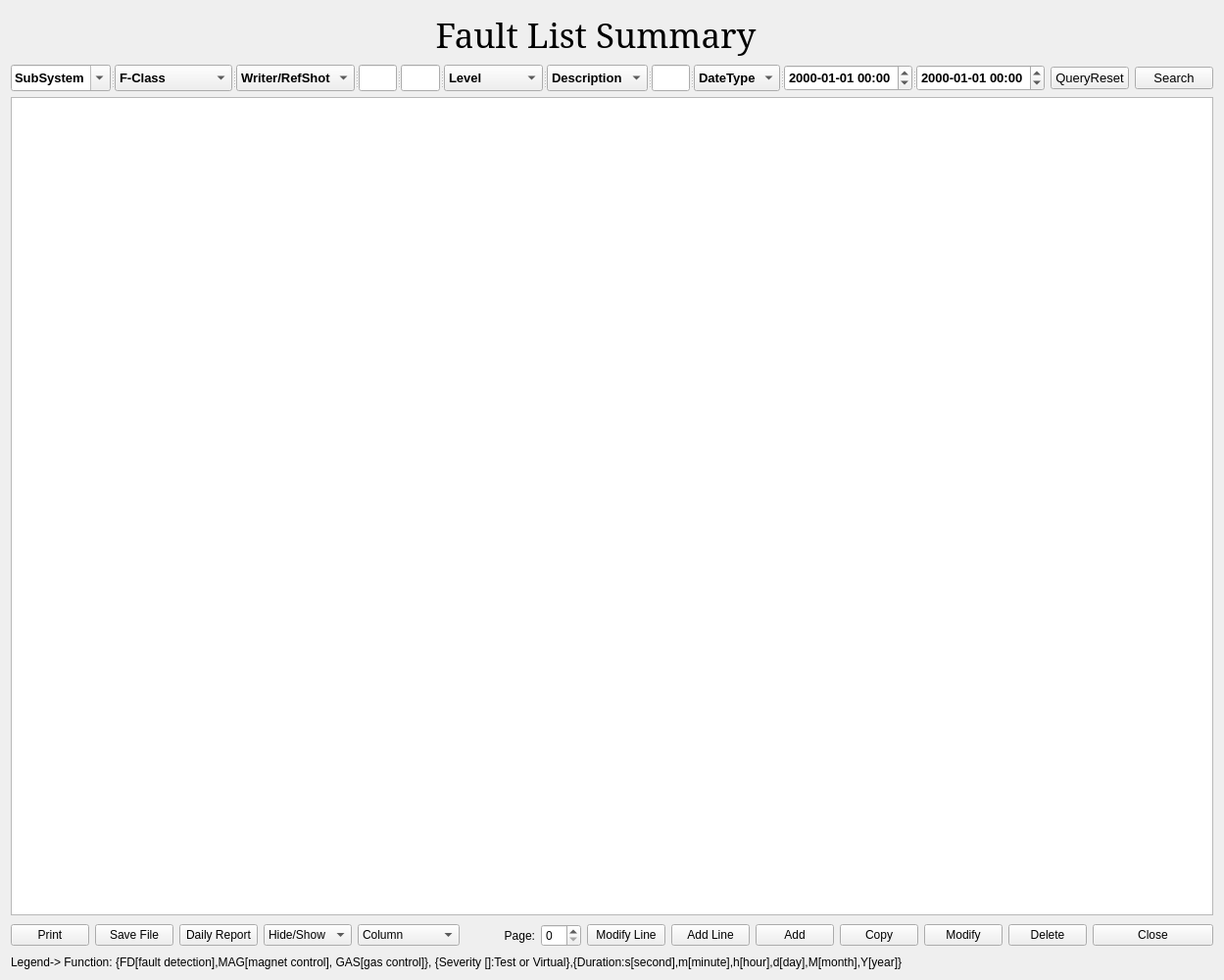
<ui version="4.0" >
 <class>Form</class>
 <widget class="QWidget" name="Form" >
  <property name="geometry" >
   <rect>
    <x>0</x>
    <y>0</y>
    <width>1221</width>
    <height>1000</height>
   </rect>
  </property>
  <property name="windowTitle" >
   <string>Form</string>
  </property>
  <layout class="QGridLayout" >
   <item row="0" column="4" colspan="7" >
    <widget class="QLabel" name="label" >
     <property name="font" >
      <font>
       <family>Luxi Serif</family>
       <pointsize>26</pointsize>
       <weight>50</weight>
       <bold>false</bold>
      </font>
     </property>
     <property name="text" >
      <string>Fault List Summary</string>
     </property>
     <property name="alignment" >
      <set>Qt::AlignCenter</set>
     </property>
    </widget>
   </item>
   <item row="1" column="0" colspan="14" >
    <widget class="QSplitter" name="splitter" >
     <property name="orientation" >
      <enum>Qt::Horizontal</enum>
     </property>
     <widget class="QComboBox" name="cbSubSystem" >
      <property name="font" >
       <font>
        <pointsize>10</pointsize>
        <weight>75</weight>
        <bold>true</bold>
       </font>
      </property>
      <property name="editable" >
       <bool>true</bool>
      </property>
      <item>
       <property name="text" >
        <string>SubSystem</string>
       </property>
      </item>
      <item>
       <property name="text" >
        <string>CCS</string>
       </property>
      </item>
      <item>
       <property name="text" >
        <string>CLS</string>
       </property>
      </item>
      <item>
       <property name="text" >
        <string>CLS_HCS</string>
       </property>
      </item>
      <item>
       <property name="text" >
        <string>CLS_VPS</string>
       </property>
      </item>
      <item>
       <property name="text" >
        <string>CWF</string>
       </property>
      </item>
      <item>
       <property name="text" >
        <string>DDS</string>
       </property>
      </item>
      <item>
       <property name="text" >
        <string>DDS1</string>
       </property>
      </item>
      <item>
       <property name="text" >
        <string>DDS2</string>
       </property>
      </item>
      <item>
       <property name="text" >
        <string>DTV</string>
       </property>
      </item>
      <item>
       <property name="text" >
        <string>ECER</string>
       </property>
      </item>
      <item>
       <property name="text" >
        <string>ECH</string>
       </property>
      </item>
      <item>
       <property name="text" >
        <string>FS</string>
       </property>
      </item>
      <item>
       <property name="text" >
        <string>GEP</string>
       </property>
      </item>
      <item>
       <property name="text" >
        <string>HAM</string>
       </property>
      </item>
      <item>
       <property name="text" >
        <string>HDS</string>
       </property>
      </item>
      <item>
       <property name="text" >
        <string>HDS_VPS</string>
       </property>
      </item>
      <item>
       <property name="text" >
        <string>HDS_HCS</string>
       </property>
      </item>
      <item>
       <property name="text" >
        <string>HRS</string>
       </property>
      </item>
      <item>
       <property name="text" >
        <string>ICRH</string>
       </property>
      </item>
      <item>
       <property name="text" >
        <string>ICS</string>
       </property>
      </item>
      <item>
       <property name="text" >
        <string>MD</string>
       </property>
      </item>
      <item>
       <property name="text" >
        <string>MMW_I</string>
       </property>
      </item>
      <item>
       <property name="text" >
        <string>MPS</string>
       </property>
      </item>
      <item>
       <property name="text" >
        <string>MPS_PF</string>
       </property>
      </item>
      <item>
       <property name="text" >
        <string>MPS_PF1</string>
       </property>
      </item>
      <item>
       <property name="text" >
        <string>MPS_PF2</string>
       </property>
      </item>
      <item>
       <property name="text" >
        <string>MPS_PF3</string>
       </property>
      </item>
      <item>
       <property name="text" >
        <string>MPS_PF4</string>
       </property>
      </item>
      <item>
       <property name="text" >
        <string>MPS_PF5</string>
       </property>
      </item>
      <item>
       <property name="text" >
        <string>MPS_PF6</string>
       </property>
      </item>
      <item>
       <property name="text" >
        <string>MPS_PF7</string>
       </property>
      </item>
      <item>
       <property name="text" >
        <string>MPS_TF</string>
       </property>
      </item>
      <item>
       <property name="text" >
        <string>PCS</string>
       </property>
      </item>
      <item>
       <property name="text" >
        <string>PSI</string>
       </property>
      </item>
      <item>
       <property name="text" >
        <string>QDS</string>
       </property>
      </item>
      <item>
       <property name="text" >
        <string>RMS</string>
       </property>
      </item>
      <item>
       <property name="text" >
        <string>SIS</string>
       </property>
      </item>
      <item>
       <property name="text" >
        <string>TMS</string>
       </property>
      </item>
      <item>
       <property name="text" >
        <string>TMS_STRT</string>
       </property>
      </item>
      <item>
       <property name="text" >
        <string>TMS_TEMP</string>
       </property>
      </item>
      <item>
       <property name="text" >
        <string>VMS</string>
       </property>
      </item>
      <item>
       <property name="text" >
        <string>VMS_CR</string>
       </property>
      </item>
      <item>
       <property name="text" >
        <string>VMS_VV</string>
       </property>
      </item>
      <item>
       <property name="text" >
        <string>VSS</string>
       </property>
      </item>
      <item>
       <property name="text" >
        <string>ETC</string>
       </property>
      </item>
     </widget>
     <widget class="QComboBox" name="cbFaultType" >
      <property name="font" >
       <font>
        <pointsize>10</pointsize>
        <weight>75</weight>
        <bold>true</bold>
       </font>
      </property>
      <property name="editable" >
       <bool>false</bool>
      </property>
      <item>
       <property name="text" >
        <string>F-Class</string>
       </property>
      </item>
      <item>
       <property name="text" >
        <string>HW</string>
       </property>
      </item>
      <item>
       <property name="text" >
        <string>SW</string>
       </property>
      </item>
      <item>
       <property name="text" >
        <string>HW&amp;SW</string>
       </property>
      </item>
      <item>
       <property name="text" >
        <string>Operator</string>
       </property>
      </item>
      <item>
       <property name="text" >
        <string>Operator&amp;SW</string>
       </property>
      </item>
      <item>
       <property name="text" >
        <string>Sequence</string>
       </property>
      </item>
      <item>
       <property name="text" >
        <string>E-Sag</string>
       </property>
      </item>
      <item>
       <property name="text" >
        <string>E-Int</string>
       </property>
      </item>
      <item>
       <property name="text" >
        <string>Utility</string>
       </property>
      </item>
      <item>
       <property name="text" >
        <string>Installation</string>
       </property>
      </item>
      <item>
       <property name="text" >
        <string>U&amp;C</string>
       </property>
      </item>
      <item>
       <property name="text" >
        <string>Experiment</string>
       </property>
      </item>
      <item>
       <property name="text" >
        <string>Unknown</string>
       </property>
      </item>
      <item>
       <property name="text" >
        <string>Non-Classified</string>
       </property>
      </item>
      <item>
       <property name="text" >
        <string>Secondary</string>
       </property>
      </item>
      <item>
       <property name="text" >
        <string>ETC</string>
       </property>
      </item>
     </widget>
     <widget class="QComboBox" name="cbWriterRefShot" >
      <property name="font" >
       <font>
        <pointsize>10</pointsize>
        <weight>75</weight>
        <bold>true</bold>
       </font>
      </property>
      <property name="editable" >
       <bool>false</bool>
      </property>
      <item>
       <property name="text" >
        <string>Writer/RefShot</string>
       </property>
      </item>
      <item>
       <property name="text" >
        <string>RefShot</string>
       </property>
      </item>
      <item>
       <property name="text" >
        <string>Severity</string>
       </property>
      </item>
      <item>
       <property name="text" >
        <string>Duration</string>
       </property>
      </item>
      <item>
       <property name="text" >
        <string>MTBF</string>
       </property>
      </item>
      <item>
       <property name="text" >
        <string>Writer</string>
       </property>
      </item>
     </widget>
     <widget class="QLineEdit" name="leWriterSNS" >
      <property name="font" >
       <font>
        <pointsize>12</pointsize>
       </font>
      </property>
     </widget>
     <widget class="QLineEdit" name="leShotNE" >
      <property name="font" >
       <font>
        <pointsize>12</pointsize>
       </font>
      </property>
     </widget>
     <widget class="QComboBox" name="cbLevel" >
      <property name="font" >
       <font>
        <pointsize>10</pointsize>
        <weight>75</weight>
        <bold>true</bold>
       </font>
      </property>
      <property name="editable" >
       <bool>false</bool>
      </property>
      <item>
       <property name="text" >
        <string>Level</string>
       </property>
      </item>
      <item>
       <property name="text" >
        <string>L1</string>
       </property>
      </item>
      <item>
       <property name="text" >
        <string>L2</string>
       </property>
      </item>
      <item>
       <property name="text" >
        <string>L3</string>
       </property>
      </item>
      <item>
       <property name="text" >
        <string>L4</string>
       </property>
      </item>
      <item>
       <property name="text" >
        <string>WARNNING</string>
       </property>
      </item>
      <item>
       <property name="text" >
        <string>NONE</string>
       </property>
      </item>
     </widget>
     <widget class="QComboBox" name="cbDescType" >
      <property name="font" >
       <font>
        <pointsize>10</pointsize>
        <weight>75</weight>
        <bold>true</bold>
       </font>
      </property>
      <property name="editable" >
       <bool>false</bool>
      </property>
      <item>
       <property name="text" >
        <string>Description</string>
       </property>
      </item>
      <item>
       <property name="text" >
        <string>Component</string>
       </property>
      </item>
      <item>
       <property name="text" >
        <string>Function</string>
       </property>
      </item>
      <item>
       <property name="text" >
        <string>F-Name</string>
       </property>
      </item>
      <item>
       <property name="text" >
        <string>F-Cause</string>
       </property>
      </item>
      <item>
       <property name="text" >
        <string>F-Effect</string>
       </property>
      </item>
      <item>
       <property name="text" >
        <string>Recovery</string>
       </property>
      </item>
      <item>
       <property name="text" >
        <string>Interlock</string>
       </property>
      </item>
      <item>
       <property name="text" >
        <string>Comment</string>
       </property>
      </item>
     </widget>
     <widget class="QLineEdit" name="leDesc" >
      <property name="font" >
       <font>
        <pointsize>12</pointsize>
       </font>
      </property>
     </widget>
     <widget class="QComboBox" name="cbDateType" >
      <property name="font" >
       <font>
        <pointsize>10</pointsize>
        <weight>75</weight>
        <bold>true</bold>
       </font>
      </property>
      <property name="editable" >
       <bool>false</bool>
      </property>
      <item>
       <property name="text" >
        <string>DateType</string>
       </property>
      </item>
      <item>
       <property name="text" >
        <string>Fault</string>
       </property>
      </item>
      <item>
       <property name="text" >
        <string>Recovery</string>
       </property>
      </item>
     </widget>
     <widget class="QDateTimeEdit" name="dtStart" >
      <property name="font" >
       <font>
        <pointsize>10</pointsize>
        <weight>75</weight>
        <bold>true</bold>
       </font>
      </property>
      <property name="displayFormat" >
       <string>yyyy-MM-dd hh:mm</string>
      </property>
     </widget>
     <widget class="QDateTimeEdit" name="dtEnd" >
      <property name="font" >
       <font>
        <pointsize>10</pointsize>
        <weight>75</weight>
        <bold>true</bold>
       </font>
      </property>
      <property name="displayFormat" >
       <string>yyyy-MM-dd hh:mm</string>
      </property>
     </widget>
    </widget>
   </item>
   <item row="1" column="14" colspan="2" >
    <widget class="QPushButton" name="pbQueryReset" >
     <property name="font" >
      <font>
       <pointsize>10</pointsize>
      </font>
     </property>
     <property name="text" >
      <string>QueryReset</string>
     </property>
    </widget>
   </item>
   <item row="1" column="16" >
    <widget class="QPushButton" name="pbSearch" >
     <property name="font" >
      <font>
       <pointsize>10</pointsize>
      </font>
     </property>
     <property name="text" >
      <string>Search</string>
     </property>
    </widget>
   </item>
   <item row="2" column="0" colspan="17" >
    <widget class="QTableWidget" name="tableWidget" >
     <property name="enabled" >
      <bool>true</bool>
     </property>
     <property name="font" >
      <font>
       <pointsize>10</pointsize>
       <weight>75</weight>
       <bold>true</bold>
      </font>
     </property>
     <property name="sortingEnabled" >
      <bool>false</bool>
     </property>
    </widget>
   </item>
   <item row="3" column="0" >
    <widget class="QPushButton" name="pbPrint" >
     <property name="text" >
      <string>Print</string>
     </property>
    </widget>
   </item>
   <item row="3" column="1" >
    <widget class="QPushButton" name="pbSaveFile" >
     <property name="text" >
      <string>Save File</string>
     </property>
    </widget>
   </item>
   <item row="3" column="2" >
    <widget class="QPushButton" name="pbReport" >
     <property name="text" >
      <string>Daily Report</string>
     </property>
    </widget>
   </item>
   <item row="3" column="3" >
    <widget class="QComboBox" name="cbColShowHide" >
     <item>
      <property name="text" >
       <string>Hide/Show</string>
      </property>
     </item>
     <item>
      <property name="text" >
       <string>Hide</string>
      </property>
     </item>
     <item>
      <property name="text" >
       <string>Show</string>
      </property>
     </item>
    </widget>
   </item>
   <item row="3" column="4" >
    <widget class="QComboBox" name="cbColumn" >
     <property name="font" >
      <font>
       <pointsize>9</pointsize>
       <weight>50</weight>
       <bold>false</bold>
      </font>
     </property>
     <property name="editable" >
      <bool>false</bool>
     </property>
     <item>
      <property name="text" >
       <string>Column</string>
      </property>
     </item>
     <item>
      <property name="text" >
       <string>No</string>
      </property>
     </item>
     <item>
      <property name="text" >
       <string>Name</string>
      </property>
     </item>
     <item>
      <property name="text" >
       <string>Component</string>
      </property>
     </item>
     <item>
      <property name="text" >
       <string>Function</string>
      </property>
     </item>
     <item>
      <property name="text" >
       <string>F-Date</string>
      </property>
     </item>
     <item>
      <property name="text" >
       <string>F-Class</string>
      </property>
     </item>
     <item>
      <property name="text" >
       <string>F-Name</string>
      </property>
     </item>
     <item>
      <property name="text" >
       <string>F-Severity</string>
      </property>
     </item>
     <item>
      <property name="text" >
       <string>F-Cause</string>
      </property>
     </item>
     <item>
      <property name="text" >
       <string>F-Effect</string>
      </property>
     </item>
     <item>
      <property name="text" >
       <string>R-Date</string>
      </property>
     </item>
     <item>
      <property name="text" >
       <string>R-Description</string>
      </property>
     </item>
     <item>
      <property name="text" >
       <string>R-Duration</string>
      </property>
     </item>
     <item>
      <property name="text" >
       <string>I-Level</string>
      </property>
     </item>
     <item>
      <property name="text" >
       <string>I-Description</string>
      </property>
     </item>
     <item>
      <property name="text" >
       <string>ShotNum</string>
      </property>
     </item>
     <item>
      <property name="text" >
       <string>MTBF</string>
      </property>
     </item>
     <item>
      <property name="text" >
       <string>Writer</string>
      </property>
     </item>
     <item>
      <property name="text" >
       <string>Comment</string>
      </property>
     </item>
    </widget>
   </item>
   <item row="3" column="5" >
    <spacer>
     <property name="orientation" >
      <enum>Qt::Horizontal</enum>
     </property>
     <property name="sizeHint" >
      <size>
       <width>16</width>
       <height>29</height>
      </size>
     </property>
    </spacer>
   </item>
   <item row="3" column="6" >
    <widget class="QLabel" name="label_2" >
     <property name="text" >
      <string>Page:</string>
     </property>
     <property name="alignment" >
      <set>Qt::AlignRight|Qt::AlignTrailing|Qt::AlignVCenter</set>
     </property>
    </widget>
   </item>
   <item row="3" column="7" >
    <widget class="QSpinBox" name="spinBox" />
   </item>
   <item row="3" column="8" >
    <widget class="QPushButton" name="pbModifyLine" >
     <property name="text" >
      <string>Modify Line</string>
     </property>
    </widget>
   </item>
   <item row="3" column="9" >
    <widget class="QPushButton" name="pbAddLine" >
     <property name="text" >
      <string>Add Line</string>
     </property>
    </widget>
   </item>
   <item row="3" column="10" >
    <widget class="QPushButton" name="pbAdd" >
     <property name="text" >
      <string>Add</string>
     </property>
    </widget>
   </item>
   <item row="3" column="11" >
    <widget class="QPushButton" name="pbCopy" >
     <property name="text" >
      <string>Copy</string>
     </property>
    </widget>
   </item>
   <item row="3" column="12" >
    <widget class="QPushButton" name="pbModify" >
     <property name="text" >
      <string>Modify</string>
     </property>
    </widget>
   </item>
   <item row="3" column="13" colspan="2" >
    <widget class="QPushButton" name="pbDelete" >
     <property name="text" >
      <string>Delete</string>
     </property>
    </widget>
   </item>
   <item row="3" column="15" colspan="2" >
    <widget class="QPushButton" name="pbClose" >
     <property name="text" >
      <string>Close</string>
     </property>
    </widget>
   </item>
   <item row="4" column="0" colspan="17" >
    <widget class="QLabel" name="label_3" >
     <property name="text" >
      <string>Legend-> Function: {FD[fault detection],MAG[magnet control], GAS[gas control]}, {Severity []:Test or Virtual},{Duration:s[second],m[minute],h[hour],d[day],M[month],Y[year]}</string>
     </property>
    </widget>
   </item>
  </layout>
 </widget>
 <resources/>
 <connections/>
</ui>
